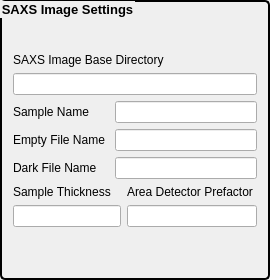
         <widget class="QGroupBox" name="groupBox">
          <property name="font">
           <font>
            <pointsize>10</pointsize>
            <weight>75</weight>
            <bold>true</bold>
           </font>
          </property>
          <property name="styleSheet">
           <string notr="true">QGroupBox { 
     border: 2px solid black; 
     border-radius: 5px; 
 } </string>
          </property>
          <property name="title">
           <string>SAXS Image Settings</string>
          </property>
          <layout class="QVBoxLayout" name="verticalLayout_8">
           <item>
            <spacer name="verticalSpacer_9">
             <property name="orientation">
              <enum>Qt::Vertical</enum>
             </property>
             <property name="sizeHint" stdset="0">
              <size>
               <width>20</width>
               <height>40</height>
              </size>
             </property>
            </spacer>
           </item>
           <item>
            <layout class="QVBoxLayout" name="verticalLayout_5">
             <item>
              <widget class="QLabel" name="label_22">
               <property name="text">
                <string>SAXS Image Base Directory</string>
               </property>
              </widget>
             </item>
             <item>
              <widget class="caTextEntry" name="catextentry_54">
               <property name="channel" stdset="0">
                <string notr="true">12idcSAXS:directory</string>
               </property>
               <property name="background">
                <color>
                 <red>115</red>
                 <green>215</green>
                 <blue>253</blue>
                </color>
               </property>
               <property name="colorMode">
                <enum>caLineEdit::Static</enum>
               </property>
              </widget>
             </item>
            </layout>
           </item>
           <item>
            <layout class="QFormLayout" name="formLayout_5">
             <item row="0" column="0">
              <widget class="QLabel" name="label_24">
               <property name="text">
                <string>Sample Name </string>
               </property>
              </widget>
             </item>
             <item row="0" column="1">
              <widget class="caTextEntry" name="catextentry_55">
               <property name="channel" stdset="0">
                <string notr="true">12idcSAXS:SampleName</string>
               </property>
               <property name="background">
                <color>
                 <red>115</red>
                 <green>215</green>
                 <blue>253</blue>
                </color>
               </property>
               <property name="colorMode">
                <enum>caLineEdit::Static</enum>
               </property>
              </widget>
             </item>
             <item row="1" column="0">
              <widget class="QLabel" name="label_23">
               <property name="text">
                <string>&lt;html&gt;&lt;head/&gt;&lt;body&gt;&lt;p&gt;Empty File Name &lt;/p&gt;&lt;/body&gt;&lt;/html&gt;</string>
               </property>
              </widget>
             </item>
             <item row="1" column="1">
              <widget class="caTextEntry" name="catextentry_56">
               <property name="channel" stdset="0">
                <string notr="true">12idcSAXS:FileName_Empty</string>
               </property>
               <property name="background">
                <color>
                 <red>115</red>
                 <green>215</green>
                 <blue>253</blue>
                </color>
               </property>
               <property name="colorMode">
                <enum>caLineEdit::Static</enum>
               </property>
              </widget>
             </item>
             <item row="2" column="0">
              <widget class="QLabel" name="label_28">
               <property name="text">
                <string>&lt;html&gt;&lt;head/&gt;&lt;body&gt;&lt;p&gt;Dark File Name&lt;/p&gt;&lt;/body&gt;&lt;/html&gt;</string>
               </property>
              </widget>
             </item>
             <item row="2" column="1">
              <widget class="caTextEntry" name="catextentry_57">
               <property name="channel" stdset="0">
                <string notr="true">12idcSAXS:FileName_Dark</string>
               </property>
               <property name="background">
                <color>
                 <red>115</red>
                 <green>215</green>
                 <blue>253</blue>
                </color>
               </property>
               <property name="colorMode">
                <enum>caLineEdit::Static</enum>
               </property>
              </widget>
             </item>
            </layout>
           </item>
           <item>
            <layout class="QHBoxLayout" name="horizontalLayout_3">
             <item>
              <layout class="QVBoxLayout" name="verticalLayout_6">
               <item>
                <widget class="QLabel" name="label_25">
                 <property name="text">
                  <string>&lt;html&gt;&lt;head/&gt;&lt;body&gt;&lt;p&gt;Sample Thickness &lt;/p&gt;&lt;/body&gt;&lt;/html&gt;</string>
                 </property>
                </widget>
               </item>
               <item>
                <widget class="caTextEntry" name="catextentry_58">
                 <property name="channel" stdset="0">
                  <string notr="true">12idcSAXS:sampleThickness.VAL</string>
                 </property>
                 <property name="background">
                  <color>
                   <red>115</red>
                   <green>215</green>
                   <blue>253</blue>
                  </color>
                 </property>
                 <property name="colorMode">
                  <enum>caLineEdit::Static</enum>
                 </property>
                </widget>
               </item>
              </layout>
             </item>
             <item>
              <layout class="QVBoxLayout" name="verticalLayout_7">
               <item>
                <widget class="QLabel" name="label_29">
                 <property name="text">
                  <string>&lt;html&gt;&lt;head/&gt;&lt;body&gt;&lt;p&gt;Area Detector Prefactor &lt;/p&gt;&lt;/body&gt;&lt;/html&gt;</string>
                 </property>
                </widget>
               </item>
               <item>
                <widget class="caTextEntry" name="catextentry_59">
                 <property name="channel" stdset="0">
                  <string notr="true">12idcSAXS:CCDPV</string>
                 </property>
                 <property name="background">
                  <color>
                   <red>115</red>
                   <green>215</green>
                   <blue>253</blue>
                  </color>
                 </property>
                 <property name="colorMode">
                  <enum>caLineEdit::Static</enum>
                 </property>
                </widget>
               </item>
              </layout>
             </item>
            </layout>
           </item>
           <item>
            <spacer name="verticalSpacer_10">
             <property name="orientation">
              <enum>Qt::Vertical</enum>
             </property>
             <property name="sizeHint" stdset="0">
              <size>
               <width>20</width>
               <height>40</height>
              </size>
             </property>
            </spacer>
           </item>
          </layout>
         </widget>
